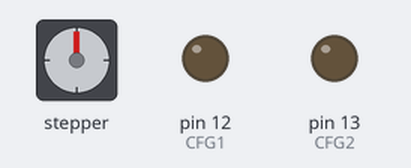
Simulated run of this sketch. Board: Arduino Uno, built with avr-gcc and run on an emulated ATmega328P. Shown: stepper motor, output pins drawn as LEDs (lit = HIGH). Wiring (inferred from the names in the program): stepper motor driver (200 steps per turn assumed): step pin 8; direction pin 9; enable pin 7. Pins used as bus, display or sensor lines are not drawn.

Above: at 0.05 s.
At 0.4 s:
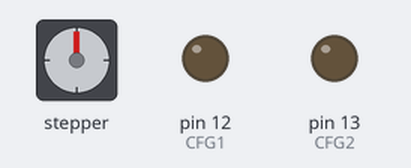
At 1.45 s:
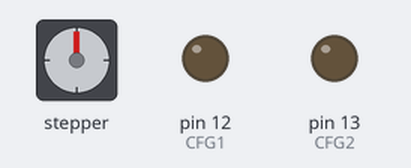
At 2.8 s:
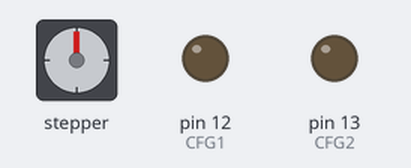
Timing chart, 0 to 6.5 s (numbered marks = the images above):
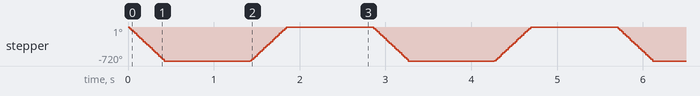

Measured:
- by itself, stepper: turns 720° counter-clockwise in 0.40 s, then 720° clockwise in 0.42 s, repeating every 2.8 s

The sketch:

TMC_test.ino
```cpp
/*
  This is a test of the TMC2130 in standalone mode, functioning like a TMC2100.
*/

#define EN_PIN   7
#define DIR_PIN  9
#define STEP_PIN 8
#define CS_PIN   2

#define CFG1 12
#define CFG2 13

void setup() {
  pinMode(EN_PIN, OUTPUT);
  digitalWrite(EN_PIN, HIGH);

  pinMode(DIR_PIN, OUTPUT);
  pinMode(STEP_PIN, OUTPUT);
  pinMode(CFG1, OUTPUT);
  pinMode(CFG2, OUTPUT);

  digitalWrite(CFG1, LOW);
  digitalWrite(CFG2, LOW);

  digitalWrite(EN_PIN, LOW);
}

void loop() {
  static boolean dir = false;
  digitalWrite(DIR_PIN, dir);

  tStep(200*2);

  delay(1000);
  dir = !dir;
}

void tStep(int howMany){
  for(int i = 0; i < howMany; i ++){
    digitalWrite(STEP_PIN, HIGH);
    //delayMicroseconds(15);
    delayMicroseconds(50);
    digitalWrite(STEP_PIN, LOW);
    //delayMicroseconds(700);
    delayMicroseconds(1000);
  }
}
```
